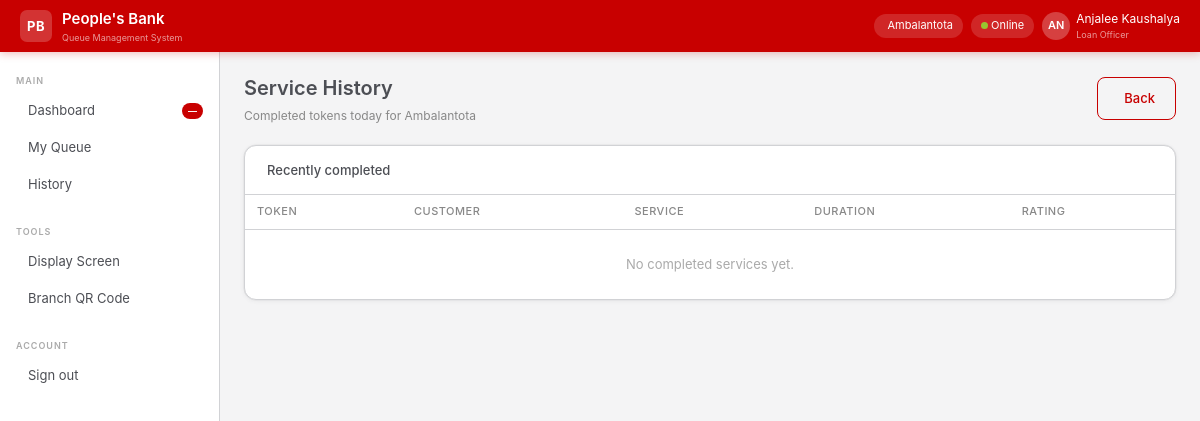
Page /officer/history (signed in) on the committed database.
### app/models/branch.py (models this page shows, shortened)
class Branch(db.Model):
    __tablename__ = "branches"
    id         = db.Column(db.Integer, primary_key=True)
    name       = db.Column(db.String(120), nullable=False)
    code       = db.Column(db.String(10), unique=True, nullable=False)
    address    = db.Column(db.Text)
    city       = db.Column(db.String(80))
    phone      = db.Column(db.String(20))
    is_active  = db.Column(db.Boolean, default=True, nullable=False)
    created_at = db.Column(db.DateTime, default=datetime.utcnow)
    users    = db.relationship("User",       back_populates="branch",   lazy="dynamic")
    counters = db.relationship("Counter",    back_populates="branch",   lazy="dynamic")
    tokens   = db.relationship("QueueToken", back_populates="branch",   lazy="dynamic")

### app/models/user.py (models this page shows, shortened)
class User(UserMixin, db.Model):
    __tablename__ = "users"
    id            = db.Column(db.Integer, primary_key=True)
    branch_id     = db.Column(db.Integer, db.ForeignKey("branches.id"), nullable=True)
    employee_id   = db.Column(db.String(20), unique=True, nullable=False)
    full_name     = db.Column(db.String(120), nullable=False)
    email         = db.Column(db.String(120), unique=True, nullable=False)
    password_hash = db.Column(db.String(256), nullable=False)
    role          = db.Column(db.Enum(UserRole), nullable=False)
    is_active     = db.Column(db.Boolean, default=True)
    last_login    = db.Column(db.DateTime)
    created_at    = db.Column(db.DateTime, default=datetime.utcnow)
    branch        = db.relationship("Branch", back_populates="users")
    tokens_served = db.relationship("QueueToken", back_populates="served_by_officer",
                                    foreign_keys="QueueToken.served_by", lazy="dynamic")
    audit_logs    = db.relationship("AuditLog", back_populates="user", lazy="dynamic")

### app/views/officer.py (the view)
@officer_bp.route("/history")
@login_required
@require_role(UserRole.LOBBY_OFFICER, UserRole.LOAN_OFFICER, UserRole.BRANCH_MANAGER)
def history():
    completed = (QueueToken.query
                 .filter_by(branch_id=current_user.branch_id,
                            served_by=current_user.id,
                            status=TokenStatus.COMPLETED,
                            queue_date=date.today())
                 .order_by(QueueToken.completed_at.desc())
                 .limit(40).all())
    return render_template("officer/history.html",
        branch=current_user.branch,
        completed=completed,
    )

### app/extensions.py (called while the page is built)
@login_manager.user_loader
def load_user(user_id):
    from app.models import User
    return User.query.get(int(user_id))

### app/templates/officer/history.html (shortened to what this page needs)
{% extends "base.html" %}
{% block content %}
<div class="pb-page-header">
  <div>
    <div class="pb-page-title">Service History</div>
    <div class="pb-page-sub">Completed tokens today for {{ branch.name if branch else 'your branch' }}</div>
  </div>
  <a href="/officer/dashboard" class="btn-pb-outline"> Back</a>
</div>
<div class="pb-card">
  <div class="pb-card-header">
    <div class="pb-card-title">Recently completed</div>
  </div>
  <div class="pb-card-body" style="padding:0;">
    <table class="pb-table">
      <thead><tr><th>Token</th><th>Customer</th><th>Service</th><th>Duration</th><th>Rating</th></tr></thead>
      <tbody>
        {% for t in completed %}
        <tr>
          <td><strong>{{ t.token_number }}</strong></td>
          <td>{{ t.customer.full_name }}</td>
          <td>{{ t.service_type.name }}</td>
          <td>{{ t.service_duration_minutes or '—' }}m</td>
          <td>{% if t.rating %}<span style="color:var(--pb-yellow);">★</span> {{ t.rating.rating }}{% else %}—{% endif %}</td>
        </tr>
        {% else %}
        <tr><td colspan="5" class="text-center py-4" style="color:#aaa;">No completed services yet.</td></tr>
        {% endfor %}
      </tbody>
    </table>
  </div>
</div>
{% endblock %}

### app/templates/base.html (shortened to what this page needs)
<!DOCTYPE html>
<html lang="en">
<head>
  <link href="https://cdn.jsdelivr.net/npm/bootstrap@5.3.2/dist/css/bootstrap.min.css" rel="stylesheet">
  <link href="https://cdn.jsdelivr.net/npm/@tabler/icons-webfont@3.3.0/dist/tabler-icons.min.css" rel="stylesheet">
  <link href="{{ url_for('static', filename='css/pbqms.css') }}" rel="stylesheet">
</head>
<body>
{% if current_user.is_authenticated %}
<nav class="pb-navbar">
  <a class="pb-navbar-brand" href="/">
    <div class="pb-navbar-logo">PB</div>
    <div>
      <div class="pb-navbar-name">People's Bank</div>
      <div style="font-size:9px;color:rgba(255,255,255,.6);">Queue Management System</div>
    </div>
  </a>
  <div class="pb-navbar-right">
    <div class="pb-navbar-chip">
      {{ current_user.branch.name if current_user.branch else 'All Branches' }}
    </div>
    <div class="pb-navbar-chip" id="connection-status">
      <span class="pb-online-dot"></span> Online
    </div>
    <div class="pb-navbar-user">
      <div class="pb-navbar-avatar">{{ current_user.full_name[:2].upper() }}</div>
      <div>
        <div>{{ current_user.full_name }}</div>
        <div style="font-size:9px;opacity:.6;">{{ current_user.role.value.replace('_',' ').title() }}</div>
      </div>
    </div>
  </div>
</nav>
<aside class="pb-sidebar">
  <div class="pb-sidebar-section">Main</div>
  {% if current_user.role.value in ['lobby_officer','loan_officer'] %}
    <a href="/officer/dashboard" class="pb-sidebar-link {% if request.path == '/officer/dashboard' %}active{% endif %}">
       Dashboard
      <span class="pb-sidebar-badge" id="waiting-count">—</span>
    </a>
    <a href="/officer/queue" class="pb-sidebar-link {% if '/queue' in request.path %}active{% endif %}">
       My Queue
    </a>
    <a href="/officer/history" class="pb-sidebar-link">
       History
    </a>
  {% endif %}
  <div class="pb-sidebar-section" style="margin-top:12px;">Tools</div>
  {% if current_user.role.value == 'admin' %}
    <a href="/admin/branches" class="pb-sidebar-link">
      <i class="ti ti-tv"></i> Branch Displays
    </a>
    <a href="/admin/branches" class="pb-sidebar-link">
      <i class="ti ti-qrcode"></i> Branch QR Codes
    </a>
  {% else %}
    <a href="/display/{{ current_user.branch.code if current_user.branch else '' }}" target="_blank" class="pb-sidebar-link">
       Display Screen
    </a>
    {% if current_user.branch %}
    <a href="{{ url_for('manager_view.branch_qr') }}" class="pb-sidebar-link">
       Branch QR Code
    </a>
    {% endif %}
  {% endif %}
  <div class="pb-sidebar-section" style="margin-top:12px;">Account</div>
  <a href="/auth/logout" class="pb-sidebar-link">
     Sign out
  </a>
</aside>
<main class="pb-main">
  {% block content %}{% endblock %}
</main>
{% else %}
  {% block public_content %}{% endblock %}
{% endif %}
</body>
</html>

### rows in the picture
Branch: branch "Ambalantota", name "Ambalantota"
User: full_name "AN", full_name "Anjalee Kaushalya", role.value.replace "Loan Officer"
